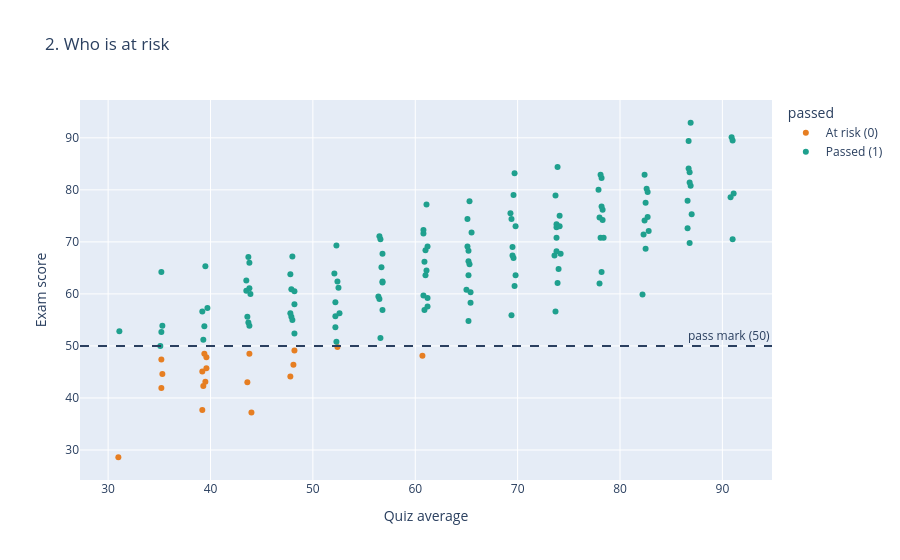

Write notebook code for a chart like this one.
### Code cell
# (b) scatter: quiz average vs score, coloured by pass/fail, hover shows the student's name
df["status"] = df["passed"].map({1: "Passed (1)", 0: "At risk (0)"})
fig2 = px.scatter(df, x="quiz_avg", y="score", color="status", hover_name="name",
                  color_discrete_map={"Passed (1)": "#1FA08E", "At risk (0)": "#E67E22"},
                  labels={"quiz_avg": "Quiz average", "score": "Exam score", "status": "passed"},
                  title="2. Who is at risk")
fig2.add_hline(y=50, line_dash="dash", annotation_text="pass mark (50)")   # reference line at the pass mark
fig2.show()

### Figure 1 — Plotly figure (JSON) as saved in the notebook; plotly's stock layout.template omitted (floating-point values rounded to 4 significant figures; data arrays with more than 128 entries replaced by an {"elided": "..."} marker saying what was removed)
{"data": [{"hovertemplate": "<b>%{hovertext}</b><br><br>passed=At risk (0)<br>Quiz average=%{x}<br>Exam score=%{y}<extra></extra>", "hovertext": ["Aline Uwase", "Patrick Ingabire", "Josiane Uwimana", "Clarisse Ishimwe", "Bonaventure Mukamana", "Liliane Cyusa", "Janvier Karangwa", "Vestine Munyaneza", "Francoise Maniraguha", "Eric Uwizeyimana", "Grace Uwimana", "Claude Nyirahabimana", "Honorine Hakizimana", "Gilbert Ingabire", "Modeste Munyaneza", "Pascaline Hakizimana", "Protais Cyusa", "Alice Umuhoza", "Celestin Cyusa"], "legendgroup": "At risk (0)", "marker": {"color": "#E67E22", "symbol": "circle"}, "mode": "markers", "name": "At risk (0)", "orientation": "v", "showlegend": true, "type": "scatter", "x": [31.0, 39.3, 39.6, 48.2, 60.7, 39.2, 43.6, 43.8, 52.4, 35.3, 47.8, 48.1, 35.2, 39.6, 44.0, 35.2, 39.4, 39.2, 39.5], "xaxis": "x", "y": [28.6, 42.3, 47.8, 49.1, 48.1, 45.1, 43.0, 48.5, 49.8, 44.6, 44.1, 46.4, 47.4, 45.7, 37.2, 41.9, 48.5, 37.7, 43.1], "yaxis": "y"}, {"hovertemplate": "<b>%{hovertext}</b><br><br>passed=Passed (1)<br>Quiz average=%{x}<br>Exam score=%{y}<extra></extra>", "hovertext": {"elided": "131 str values"}, "legendgroup": "Passed (1)", "marker": {"color": "#1FA08E", "symbol": "circle"}, "mode": "markers", "name": "Passed (1)", "orientation": "v", "showlegend": true, "type": "scatter", "x": {"elided": "131 float values"}, "xaxis": "x", "y": {"elided": "131 float values"}, "yaxis": "y"}], "layout": {"annotations": [{"showarrow": false, "text": "pass mark (50)", "x": 1, "xanchor": "right", "xref": "x domain", "y": 50, "yanchor": "bottom", "yref": "y"}], "legend": {"title": {"text": "passed"}, "tracegroupgap": 0}, "shapes": [{"line": {"dash": "dash"}, "type": "line", "x0": 0, "x1": 1, "xref": "x domain", "y0": 50, "y1": 50, "yref": "y"}], "title": {"text": "2. Who is at risk"}, "xaxis": {"anchor": "y", "domain": [0, 1], "title": {"text": "Quiz average"}}, "yaxis": {"anchor": "x", "domain": [0, 1], "title": {"text": "Exam score"}}}}
